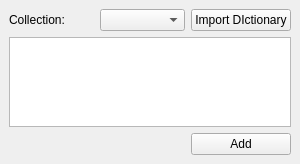
<?xml version="1.0" encoding="UTF-8"?>
<ui version="4.0">
 <class>DictionaryCollectionWidget</class>
 <widget class="QDockWidget" name="DictionaryCollectionWidget">
  <property name="geometry">
   <rect>
    <x>0</x>
    <y>0</y>
    <width>300</width>
    <height>164</height>
   </rect>
  </property>
  <property name="windowTitle">
   <string>Add from Dictionary</string>
  </property>
  <widget class="QWidget" name="dockWidgetContents">
   <layout class="QGridLayout" name="gridLayout">
    <item row="0" column="2">
     <widget class="QPushButton" name="importDictionary">
      <property name="text">
       <string>Import DIctionary</string>
      </property>
      <property name="icon">
       <iconset theme="document-import"/>
      </property>
     </widget>
    </item>
    <item row="1" column="0" colspan="3">
     <widget class="QTreeView" name="plotsView">
      <property name="sizePolicy">
       <sizepolicy hsizetype="Expanding" vsizetype="Expanding">
        <horstretch>0</horstretch>
        <verstretch>0</verstretch>
       </sizepolicy>
      </property>
      <property name="mouseTracking">
       <bool>true</bool>
      </property>
      <property name="editTriggers">
       <set>QAbstractItemView::NoEditTriggers</set>
      </property>
      <property name="tabKeyNavigation">
       <bool>true</bool>
      </property>
      <property name="showDropIndicator" stdset="0">
       <bool>false</bool>
      </property>
      <property name="alternatingRowColors">
       <bool>true</bool>
      </property>
      <property name="selectionBehavior">
       <enum>QAbstractItemView::SelectRows</enum>
      </property>
      <property name="indentation">
       <number>10</number>
      </property>
      <property name="rootIsDecorated">
       <bool>true</bool>
      </property>
      <property name="itemsExpandable">
       <bool>true</bool>
      </property>
      <property name="sortingEnabled">
       <bool>true</bool>
      </property>
      <property name="animated">
       <bool>false</bool>
      </property>
      <property name="wordWrap">
       <bool>false</bool>
      </property>
      <property name="headerHidden">
       <bool>true</bool>
      </property>
      <property name="expandsOnDoubleClick">
       <bool>false</bool>
      </property>
      <attribute name="headerVisible">
       <bool>false</bool>
      </attribute>
      <attribute name="headerHighlightSections">
       <bool>false</bool>
      </attribute>
     </widget>
    </item>
    <item row="0" column="0">
     <widget class="QLabel" name="label">
      <property name="text">
       <string>Collection: </string>
      </property>
     </widget>
    </item>
    <item row="0" column="1">
     <widget class="QComboBox" name="dictionaryNames"/>
    </item>
    <item row="2" column="2">
     <widget class="QPushButton" name="AddButton">
      <property name="text">
       <string>Add</string>
      </property>
      <property name="icon">
       <iconset theme="list-add"/>
      </property>
     </widget>
    </item>
   </layout>
  </widget>
 </widget>
 <resources/>
 <connections/>
</ui>
